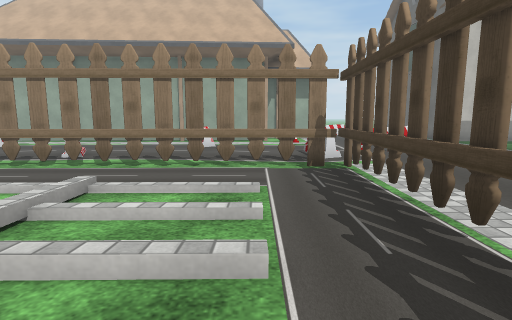
view 1 (above)

20 first-person views from a walk through a scene from a Unity 3-D project. The camera is 1.2 m above the floor, tilts 8° down and sees 80° across. The floor is counted in squares, 1 m on a side. Each view is taken from the middle of a square. On the plan, view 1 faces up. The plan holds only what a view shows up to about 13 squares ahead; the rest is blank. The place goes on beyond the plan. Some surface patterns are stand-ins.

view 2
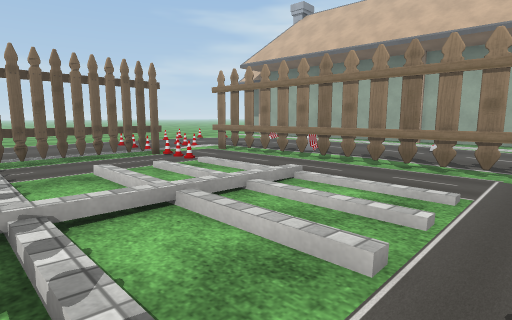

view 3
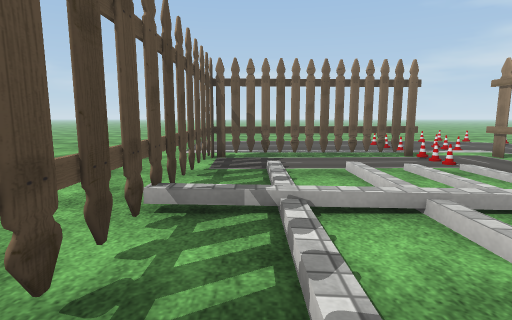

view 4
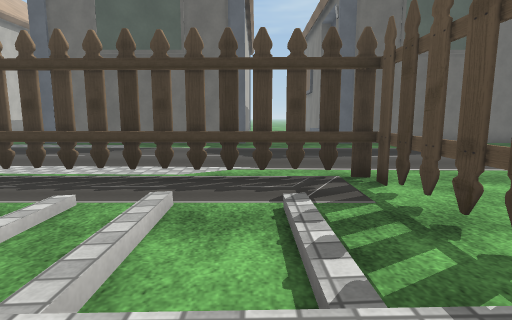

view 5
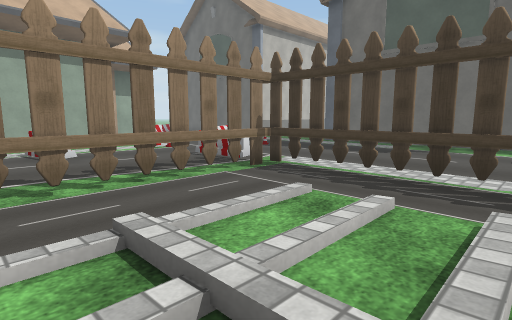

view 6
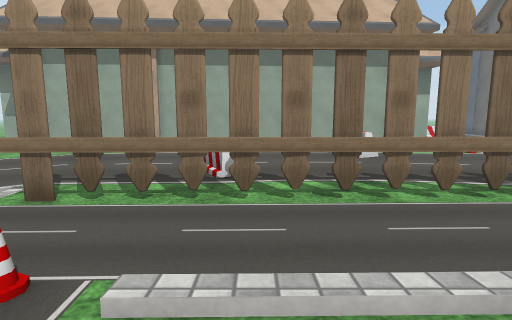

view 7
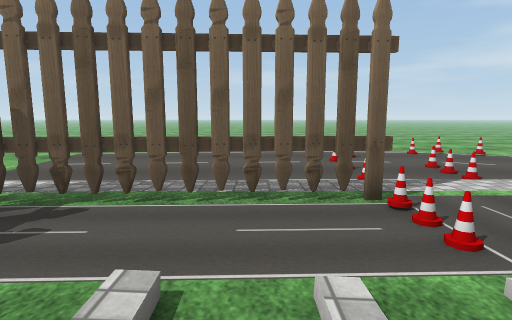

view 8
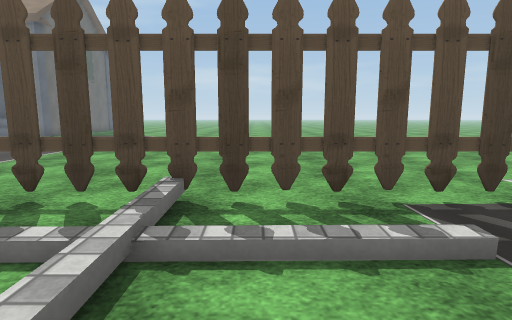

view 9
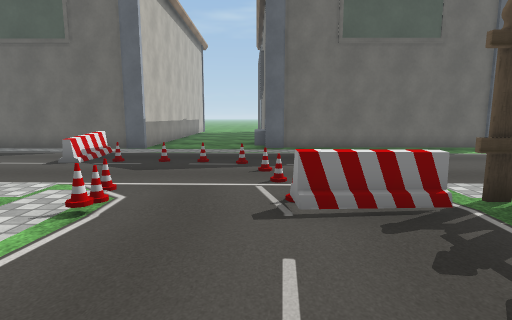

view 10
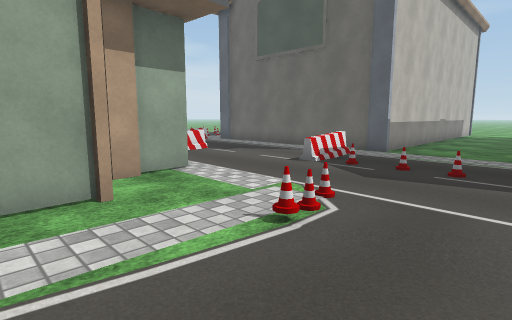

view 11
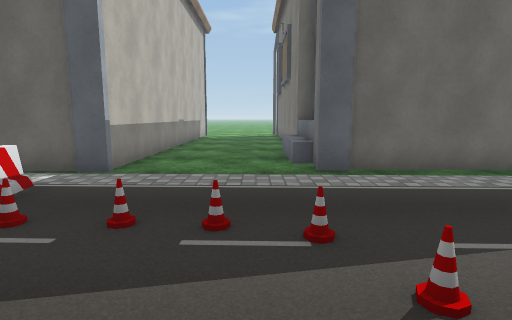

view 12
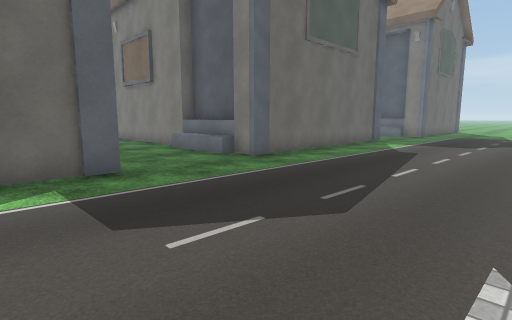

view 13
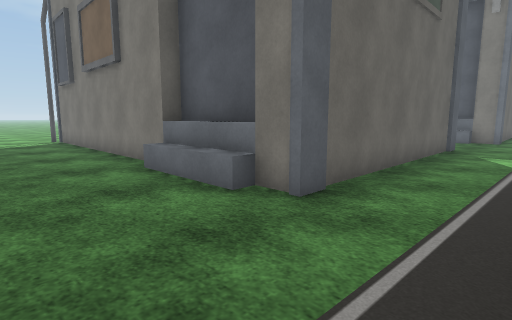

view 14
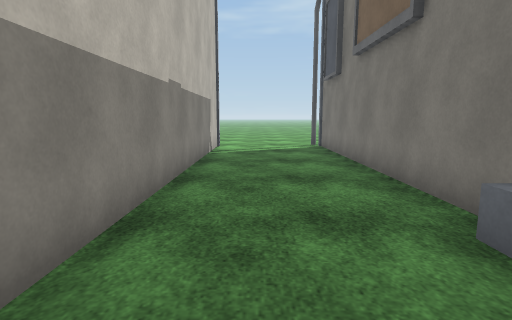

view 15
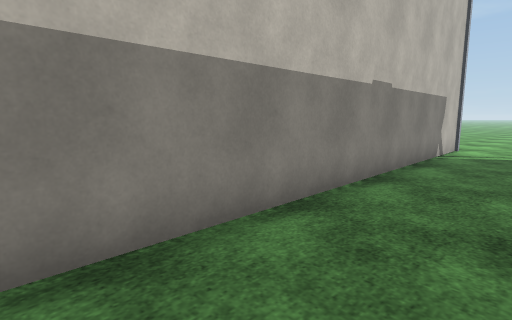

view 16
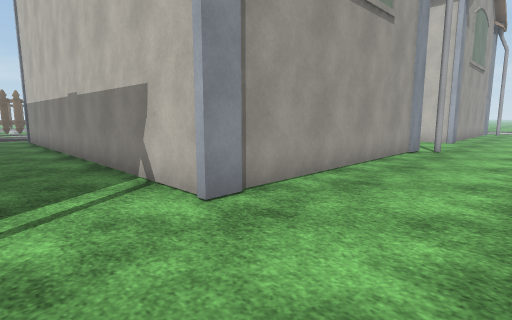

view 17
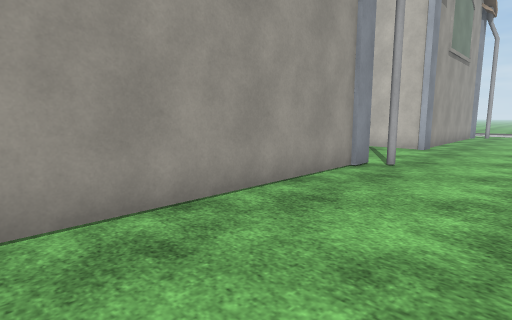

view 18
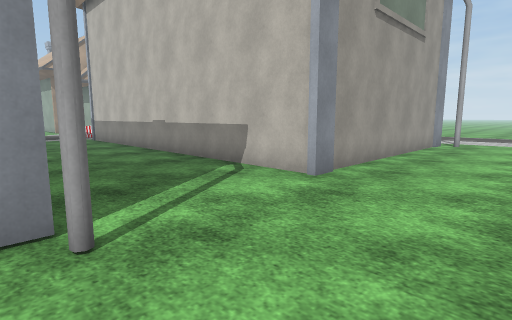

view 19
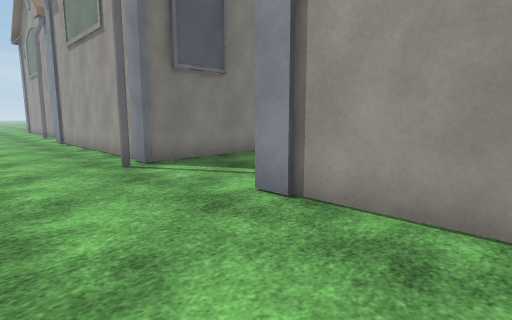

view 20
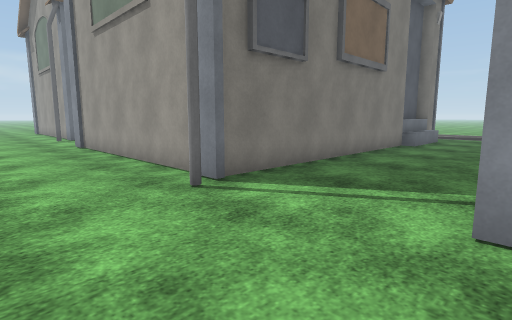

### Floor plan
Key: @ floor where view 1 was taken; # wall or solid block; x gap in a wall; . floor; / step, stairs or slope; T thing the floor can be seen under or through; O other object.
Columns run from 15 left of view 1 to 27 right of it. Each row starts with its distance up from view 1.
 19                    ......O            O...
 18                    ......O            O...
 17                 O##......O            O...
 16           #####O.....OO..O            O....
 15   ######## O.............OOOOOOOOOOOOOO....
 14             ...............................
 13   ....... ...O...O.........................
 12 .....O.......O.............................
 11 .. ..O...O...............OOOOO..  ....OO..
 10 .O.......O.......O.......O  OO        O....
  9 .O...............O.......O            O....
  8 .................x.......O            O....
  7 ....//.#xxxxxxxxx#.......O            O....
  6  ................x.......O            O....
  5  ...///O////////.x.......O            O....
  4  ......T..../../.x.......O            O....
  3  ......T..../....x.......O            O....
  2  ......T.///////.x.......OOOOOOOOOOOOOO....
  1  ......T..../....x.........................
  0  ......T..../..@.x.........................
 -1  ......Txxxxxxxxx#.........................
 -2  .....//..................OOO..........#...
 -3  ........................OOOOOOOOOOOOOO....
 -4  ........................O            O....
 -5  ........................O            O...
 -6    ......................O            O...
 -7     ...... ..............O            O...
 -8                    ......O            O...

Positions as (right, up) in squares from view 1, and headings:
1: (0, 0), facing up
2: (1, 0), facing up-left
3: (1, 0), facing left
4: (-4, 1), facing right
5: (-4, 2), facing up-right
6: (-5, 3), facing up
7: (-4, 3), facing left
8: (-4, 3), facing down
9: (-2, 11), facing right
10: (-1, 11), facing up-right
11: (3, 12), facing right
12: (3, 4), facing down-right
13: (7, 1), facing down-right
14: (11, 0), facing right
15: (11, -1), facing up-right
16: (27, -1), facing up-left
17: (27, 3), facing up-left
18: (27, 10), facing up-left
19: (27, 5), facing down-left
20: (27, 2), facing down-left
